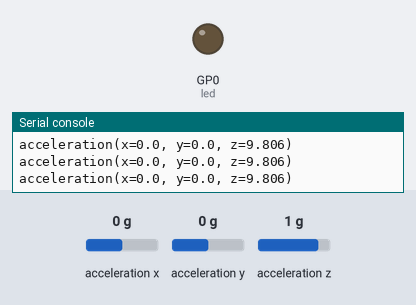
Bench run of a program on a simulated Raspberry Pi Pico running CircuitPython. Parts: output pins drawn as LEDs (lit = HIGH), the last lines printed to the serial console. Inputs (shaded band) come from the test bench; at power-on: acceleration x 0 g, acceleration y 0 g, acceleration z 1 g.

Above: at 1.2 s.
1.3 s: acceleration x set to 0.7 g
2.8 s: acceleration x set to 1 g
At 3.5 s:
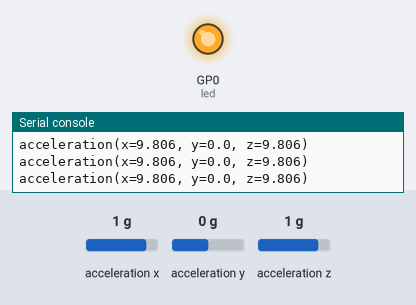
4.3 s: acceleration x set to -1.4 g
At 5.0 s:
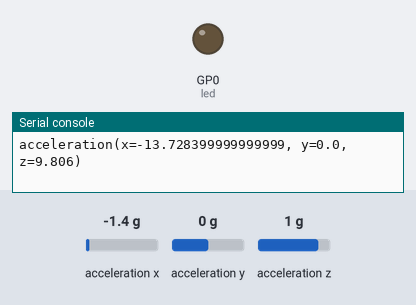
5.9 s: acceleration x set to 1.4 g
At 6.7 s:
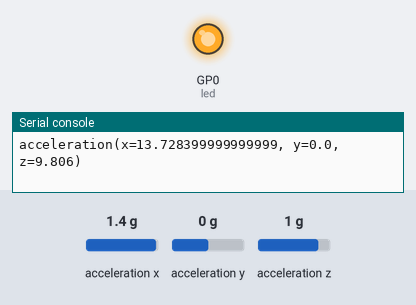
Timing chart, 0 to 8.5 s (numbered marks = the images above; inputs shaded):
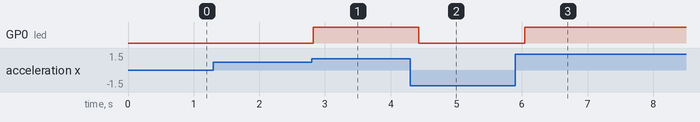

The program:

crashaviodence.py
```python
import adafruit_mpu6050
import busio
import board
import time
import digitalio

led = digitalio.DigitalInOut(board.GP0)
led.direction = digitalio.Direction.OUTPUT
sda_pin = board.GP14
scl_pin = board.GP15
i2c = busio.I2C(scl_pin, sda_pin)
mpu = adafruit_mpu6050.MPU6050(i2c)
mpu.acceleration

while True:
    time.sleep(.2)
    print(mpu.acceleration)
    if(mpu.acceleration[0] > 8) or (mpu.acceleration[2] < 3):
     led.value = True
    else:
        led.value = False
```

Measured:
- the behaviour switches between 0.8 and 0.9 g on acceleration x (found by bisection; images 0 and 1)
- after the input at 2.8 s, GP0 (led): LOW → HIGH at once
- after the input at 4.3 s, GP0 (led): HIGH → LOW after 0.13 s
- after the input at 5.9 s, GP0 (led): LOW → HIGH after 0.14 s
